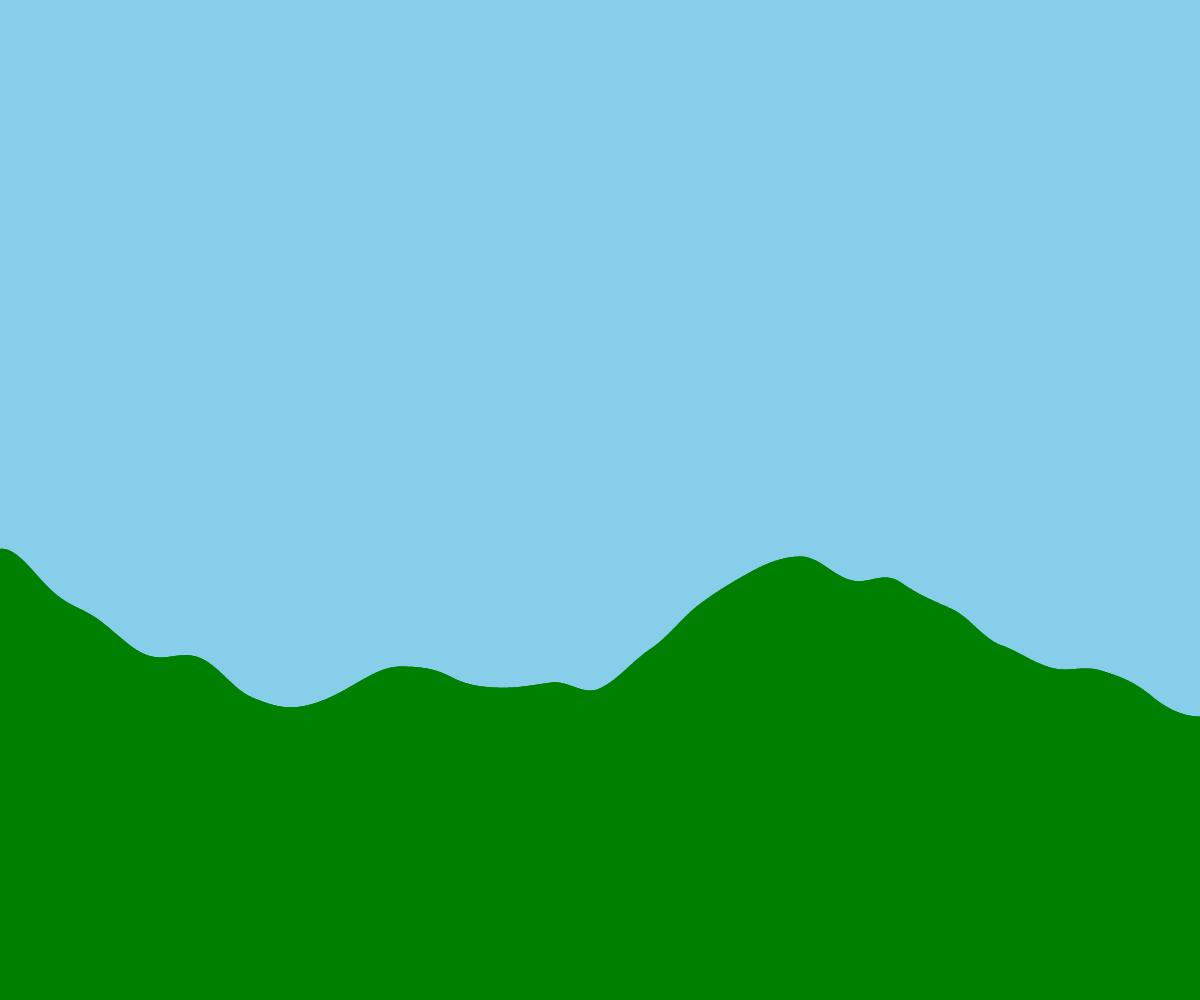
Frame 1 (no input)
Frame 60 (no input): identical to frame 1, image omitted
Frame 120 (the mouse pressed at the canvas centre since frame 60): identical to frame 1, image omitted

The p5.js sketch that drew this single still picture (run headless with seeded random() and noise() and a simulated clock; from frame 60 on, the mouse is pressed at the canvas centre):

// p5.js sketch
// ── sketch.js
// Arrays and Object Notation
// James Gorkoff
// October 8, 2026
//
// Extra for Experts:
// - describe what you did to take this project "above and beyond"

let terrain = [];

let cameraX = 0;
let nextX = 0;

let speed;

async function setup() {
  createCanvas(windowWidth, windowHeight);

  speed = width * 0.005;

  generateTerrain();
}

function draw() {
  background("skyblue");

  moveCamera();
  checkTerrain();
  displayTerrain();
}

function moveCamera() {
  if (keyIsDown("W") || keyIsDown("w")) {
    cameraX += speed;
  }
}

function generateTerrain() {
  let chunkSpacing = width * 0.0005;
  let numberOfChunks = ceil(width / chunkSpacing);

  for (let i = 0; i <= numberOfChunks; i++) {
    generateChunk(chunkSpacing);
  }
}

function generateChunk(chunkSpacing) {
  let xPosition = nextX;

  let chunkHeight = noise(xPosition * (0.003 * 1000 / width)) * (height * 0.45);

  let chunkPoint = {
    x: xPosition,
    y: height - (height * 0.15) - chunkHeight,
    w: chunkSpacing + 1,
    h: height,
  };

  terrain.push(chunkPoint);

  nextX += chunkSpacing;
}

function checkTerrain() {
  let chunkSpacing = width * 0.0005;

  while (nextX < cameraX + width * 2) {
    generateChunk(chunkSpacing);
  }
}

function displayTerrain() {
  fill("green");
  noStroke();

  push();
  translate(-cameraX, 0);

  for (let chunk of terrain) {
    displayChunk(chunk);
  }

  pop();
}

function displayChunk(chunk) {
  rect(chunk.x, chunk.y, chunk.w, chunk.h);
}

function windowResized() {
  resizeCanvas(windowWidth, windowHeight);

  terrain = [];
  cameraX = 0;
  nextX = 0;

  speed = width * 0.005;

  generateTerrain();
}
